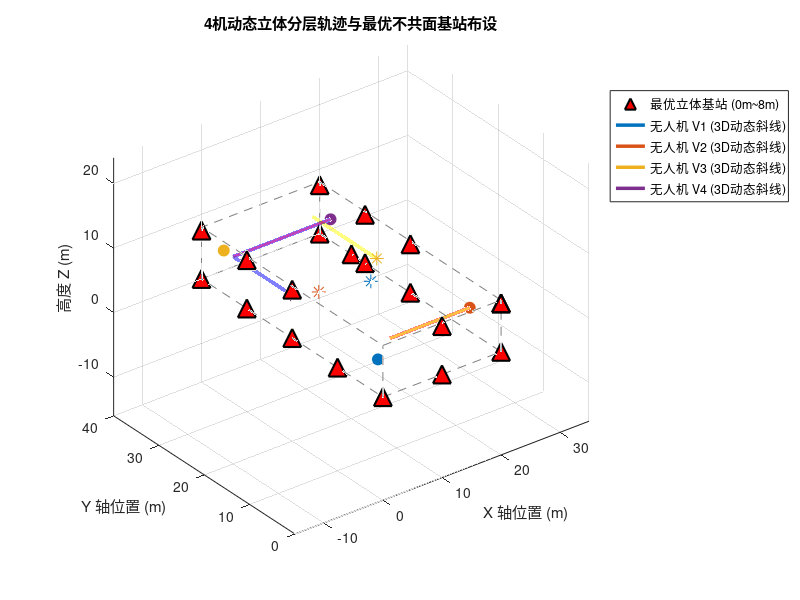

Write MATLAB code to recreate this figure.
% =========================================================================
% generate_data_3D.m (CMLKF 几何最优化版)
% 3D多车(无人机行为) UWB/IMU 协同定位仿真数据生成脚本
% 空间范围：20m x 40m x 8m (高度严格控制在 2m ~ 7m)
% 优化重点：重构基站最大立体非对称拓扑，以及无人机群多高度层动态斜线协同轨迹
% =========================================================================
clc; clear; close all;

%% 1. 全局参数设置与保存路径
dt_imu = 0.01;              % IMU 采样时间 100Hz (0.01s)
dt_uwb = 0.1;               % UWB 采样时间 10Hz (0.1s)
t_end = 300;                % 运行时间 300秒
N_steps = round(t_end / dt_imu) + 1; % 30001 个采样点
Vehicle_num = 4;            % 车辆数量
Anchor_num = 20;             % 基站数量

% 基站高度在 0~8m 范围内实现非对称立体最大化错落

% 18个最优立体基站总表（严格按照你原代码的递增拓扑顺序排列）
all_anchors_pool = [
     0,  0, 0;      % 1  (4基站基础)
    20,  0, 7.5;    % 2
    20, 40, 0;      % 3
     0, 40, 7.5;    % 4
     0, 40, 0;      % 5  (5基站新增)
    20,  0, 7.5;    % 6  (6基站新增)
    20, 40, 7.5;    % 7  (7基站新增)
    20,  0, 0;      % 8  (8基站新增)
     0, 20, 0;      % 9  (9基站新增)
    20, 20, 0;      % 10 (10基站新增)
     0, 20, 7.5;    % 11 (11基站新增)
    20, 20, 7.5;    % 12 (12基站新增)
    20, 30, 7.5;    % 13 (13基站新增)
     0, 10, 0;      % 14 (14基站新增)
    20, 30, 0;      % 15 (15基站新增)
     0, 30, 7.5;    % 16 (16基站新增)
     0, 30, 0;      % 17 (17基站新增)
    20, 33, 0;      % 18 (18基站新增)
    10, 0, 7.5;     % 19 (19基站新增)
    10, 0, 0;       % 20 (20基站新增)
];

if Anchor_num > size(all_anchors_pool, 1) || Anchor_num < 4
    error('输入的 Anchor_num 超出预设范围，请检查！');
end
anchors = all_anchors_pool(1:Anchor_num, :);

% 保存路径
save_dir = 'E:\SE3_MLKF\Data'; 
trajectories_mat_name = sprintf('Trj_data_Veh%d_Anc%d_3D_1.mat', Vehicle_num, Anchor_num);
   
% 噪声参数
IMU_noise_params.sigma_na = 0.03;      
IMU_noise_params.sigma_nw = 0.003;     
IMU_noise_params.sigma_ba = 0.001;     
IMU_noise_params.sigma_bw = 0.0001;    
UWB_noise_params.sigma_anc = 0.3;     
UWB_noise_params.sigma_rel = 0.3;  

%% 2. 独立车辆动力学规划 (3秒平滑原地转弯 + 持续三维斜线飞行)
% 初始状态规划：[X, Y, Z, 初始速率, 初始航向角]
% 高度均限制在 2m ~ 7m 范围内，各自占据不同的起始高度层
init_configs = [
    3,   5,  2.5,  0.10,  0;      % V1: 低空层(2.5m)， 偏南，朝东，后续北转
   17,   3,  6.5,  0.10,  pi;     % V2: 高空层(6.5m)， 偏南，朝西，后续北转
    3,  39,  3.8,  0.10,  0;      % V3: 中低层(3.8m)， 偏北，朝东，后续南转
   18,  35,  5.2,  0.10,  pi;     % V4: 中高层(5.2m)， 偏北，朝西，后续南转
];

trajectories = struct();
for n = 1:Vehicle_num
    v_name = sprintf('V%d', n);
    cfg = init_configs(n, :);
    
    P_true = zeros(N_steps, 3);
    V_true = zeros(N_steps, 3);
    A_true = zeros(N_steps, 3);
    Theta_true = zeros(N_steps, 1);
    
    % 初始条件
    P_true(1, :) = cfg(1:3);
    v_mag = cfg(4);
    th_curr = cfg(5);
    V_true(1, :) = [v_mag * cos(th_curr), v_mag * sin(th_curr), 0];
    Theta_true(1) = th_curr;
    
    % 计算转弯过渡段的时间窗
    t_turn_start = 120 + (n-1)*15; % 错开转弯时间：V1:120s, V2:135s, V3:150s, V4:165s
    t_turn_end = t_turn_start + 3;
    
    for k = 2:N_steps
        t = (k-1) * dt_imu;
        a_curr = [0; 0; 0]; % 默认 Z 轴加速度全程为 0
        th_curr = Theta_true(k-1);
        
        switch n
            case 1  % V1: 高度恒定 2.5m。东行巡航 -> 120s时原地左转 -> 向北巡航
                if t < t_turn_start
                    th_curr = 0; a_curr = [0; 0; 0];
                elseif t >= t_turn_start && t <= t_turn_end
                    a_curr = [0; 0; 0]; V_true(k-1, 1:2) = 0; % 原地转弯，水平速度置零
                    th_curr = 0 + (pi/2)/3 * (t - t_turn_start); % 3秒平滑左转90度(朝北)
                elseif t > t_turn_end && t <= t_turn_end + 10
                    th_curr = pi/2; a_curr = [0; 0.01; 0]; % 转弯后水平加速 10s 恢复航速
                else
                    th_curr = pi/2; a_curr = [0; 0; 0];    % 匀速北行
                end
                
            case 2  % V2: 高度恒定 6.5m。西行巡航 -> 135s时原地右转 -> 向北巡航
                if t < t_turn_start
                    th_curr = pi; a_curr = [0; 0; 0];
                elseif t >= t_turn_start && t <= t_turn_end
                    a_curr = [0; 0; 0]; V_true(k-1, 1:2) = 0;
                    th_curr = pi - (pi/2)/3 * (t - t_turn_start); % 3秒平滑右转90度(朝北)
                elseif t > t_turn_end && t <= t_turn_end + 10
                    th_curr = pi/2; a_curr = [0; 0.01; 0]; % 转弯后水平加速 10s
                else
                    th_curr = pi/2; a_curr = [0; 0; 0];
                end
                
            case 3  % V3: 高度恒定 3.8m。东行巡航 -> 150s时原地右转 -> 向南巡航
                if t < t_turn_start
                    th_curr = 0; a_curr = [0; 0; 0];
                elseif t >= t_turn_start && t <= t_turn_end
                    a_curr = [0; 0; 0]; V_true(k-1, 1:2) = 0;
                    th_curr = 0 - (pi/2)/3 * (t - t_turn_start); % 3秒平滑右转90度(朝南)
                elseif t > t_turn_end && t <= t_turn_end + 10
                    th_curr = -pi/2; a_curr = [0; -0.01; 0]; % 转弯后水平加速 10s
                else
                    th_curr = -pi/2; a_curr = [0; 0; 0];
                end
                
            case 4  % V4: 高度恒定 5.2m。西行巡航 -> 165s时原地左转 -> 向南巡航
                if t < t_turn_start
                    th_curr = pi; a_curr = [0; 0; 0];
                elseif t >= t_turn_start && t <= t_turn_end
                    a_curr = [0; 0; 0]; V_true(k-1, 1:2) = 0;
                    th_curr = pi + (pi/2)/3 * (t - t_turn_start); % 3秒平滑左转90度(朝南)
                elseif t > t_turn_end && t <= t_turn_end + 10
                    th_curr = 3*pi/2; a_curr = [0; -0.01; 0]; % 转弯后水平加速 10s
                else
                    th_curr = 3*pi/2; a_curr = [0; 0; 0];
                end
        end
        
        % 严格物理积分更新
        A_true(k-1, :) = a_curr';
        V_true(k, :)   = V_true(k-1, :) + A_true(k-1, :) * dt_imu;
        P_true(k, :)   = P_true(k-1, :) + V_true(k-1, :) * dt_imu + 0.5 * A_true(k-1, :) * dt_imu^2;
        Theta_true(k)  = th_curr;
    end
    A_true(end, :) = [0, 0, 0];



    % 保存真值分量
    trajectories.(v_name).Time_true = (0:dt_imu:t_end)';
    trajectories.(v_name).X_true = P_true(:, 1);
    trajectories.(v_name).Y_true = P_true(:, 2);
    trajectories.(v_name).Z_true = P_true(:, 3);
    trajectories.(v_name).Vx_true = V_true(:, 1);
    trajectories.(v_name).Vy_true = V_true(:, 2);
    trajectories.(v_name).Vz_true = V_true(:, 3);
    trajectories.(v_name).Theta_true = Theta_true;
    
    % 旋转矩阵序列 R_true
    R_true = zeros(3, 3, N_steps);
    for k = 1:N_steps
        th = Theta_true(k);
        R_true(:, :, k) = [
            cos(th), -sin(th), 0;
            sin(th),  cos(th), 0;
            0,        0,       1
        ];
    end
    trajectories.(v_name).R_true = R_true;
end

%% 3. 生成含有零偏与白噪声的 100Hz 3D IMU 测量信号
for n = 1:Vehicle_num
    v_name = sprintf('V%d', n);
    veh = trajectories.(v_name);
    
    % 计算理想 3D 角速度
    theta_unwrapped = unwrap(veh.Theta_true);
    wz_true = gradient(theta_unwrapped, dt_imu);
    omega_body_ideal = [zeros(N_steps, 2), wz_true];
    
    % 计算理想特定力：f = R^T * (a - g)
    a_body_ideal = zeros(N_steps, 3);
    g_vec = [0; 0; -9.81];
    for k = 1:N_steps
        R_k = veh.R_true(:, :, k);
        a_world = [A_true(k, 1); A_true(k, 2); A_true(k, 3)];
        a_body_ideal(k, :) = (R_k' * (a_world - g_vec))';
    end
    
    % 模拟高保真零偏游走
    ba_init = (rand(1, 3) - 0.5) * 0.1;    
    bw_init = (rand(1, 3) - 0.5) * 0.01;
    b_a = ba_init + cumsum(randn(N_steps, 3) * IMU_noise_params.sigma_ba * sqrt(dt_imu), 1);
    b_w = bw_init + cumsum(randn(N_steps, 3) * IMU_noise_params.sigma_bw * sqrt(dt_imu), 1);
    
    % 叠加噪声
    acc_noise = randn(N_steps, 3) * IMU_noise_params.sigma_na;
    gyro_noise = randn(N_steps, 3) * IMU_noise_params.sigma_nw;
    
    acc_m = a_body_ideal + b_a + acc_noise;
    gyro_m = omega_body_ideal + b_w + gyro_noise;
    
    % 保存 IMU 数据
    trajectories.(v_name).IMU_Time = veh.Time_true;
    trajectories.(v_name).IMU_acc_m = acc_m;
    trajectories.(v_name).IMU_gyro_m = gyro_m;
    trajectories.(v_name).IMU_bias_a_true = b_a;
    trajectories.(v_name).IMU_bias_w_true = b_w;
end

%% 4. 生成 10Hz 同步 UWB 测距信号
idx_uwb = 1:10:N_steps;
t_uwb = trajectories.V1.Time_true(idx_uwb);
N_uwb = length(t_uwb);
pos_true_uwb = zeros(N_uwb, 3, Vehicle_num);
for n = 1:Vehicle_num
    v_name = sprintf('V%d', n);
    pos_true_uwb(:, 1, n) = trajectories.(v_name).X_true(idx_uwb);
    pos_true_uwb(:, 2, n) = trajectories.(v_name).Y_true(idx_uwb);
    pos_true_uwb(:, 3, n) = trajectories.(v_name).Z_true(idx_uwb);
end
for n = 1:Vehicle_num
    v_name = sprintf('V%d', n);
    
    % A. UWB 基站 3D 测距
    UWB_Anchor = zeros(N_uwb, 1 + Anchor_num);
    UWB_Anchor(:, 1) = t_uwb;
    for a_idx = 1:Anchor_num
        dx = pos_true_uwb(:, 1, n) - anchors(a_idx, 1);
        dy = pos_true_uwb(:, 2, n) - anchors(a_idx, 2);
        dz = pos_true_uwb(:, 3, n) - anchors(a_idx, 3);
        dist_true = sqrt(dx.^2 + dy.^2 + dz.^2);
        
        UWB_Anchor(:, 1 + a_idx) = dist_true + randn(N_uwb, 1) * UWB_noise_params.sigma_anc;
    end
    trajectories.(v_name).UWB_Anchor = UWB_Anchor;
    
    % B. UWB 3D 车间相对测距
    UWB_Relative = zeros(N_uwb, 1 + Vehicle_num);
    UWB_Relative(:, 1) = t_uwb;
    for j = 1:Vehicle_num
        if n == j
            UWB_Relative(:, 1 + j) = NaN;
        else
            dx = pos_true_uwb(:, 1, n) - pos_true_uwb(:, 1, j);
            dy = pos_true_uwb(:, 2, n) - pos_true_uwb(:, 2, j);
            dz = pos_true_uwb(:, 3, n) - pos_true_uwb(:, 3, j);
            dist_true = sqrt(dx.^2 + dy.^2 + dz.^2);
            
            UWB_Relative(:, 1 + j) = dist_true + randn(N_uwb, 1) * UWB_noise_params.sigma_rel;
        end
    end
    trajectories.(v_name).UWB_Relative = UWB_Relative;
end

%% 5. 轨迹可视化 (三维立体作图以确认高度不共面)
figure('Name', 'Multi-Agent 最优 3D 协同定位拓扑轨迹', 'Position', [100, 100, 850, 650]);
hold on; grid on; axis equal;
xlabel('X 轴位置 (m)'); ylabel('Y 轴位置 (m)'); zlabel('高度 Z (m)');
title('4机动态立体分层轨迹与最优不共面基站布设');

% 绘制边界立体框
line([0, 20, 20, 0, 0], [0, 0, 40, 40, 0], [0, 0, 0, 0, 0], 'Color', [0.5,0.5,0.5], 'LineStyle', '--');
line([0, 20, 20, 0, 0], [0, 0, 40, 40, 0], [8, 8, 8, 8, 8], 'Color', [0.5,0.5,0.5], 'LineStyle', '--');
for corner = [0, 20]
    for side = [0, 40]
        line([corner, corner], [side, side], [0, 8], 'Color', [0.5,0.5,0.5], 'LineStyle', '--');
    end
end

% 绘制最优不共面基站
h_anchor = plot3(anchors(:,1), anchors(:,2), anchors(:,3), '^', 'MarkerSize', 13, ...
    'MarkerFaceColor', 'r', 'MarkerEdgeColor', 'k', 'LineWidth', 1.5, 'DisplayName', '最优立体基站 (0m~8m)');

colors = lines(Vehicle_num);
h_traj = zeros(1, Vehicle_num);
for n = 1:Vehicle_num
    v_data = trajectories.(sprintf('V%d', n));
    h_traj(n) = plot3(v_data.X_true, v_data.Y_true, v_data.Z_true, 'Color', colors(n,:), 'LineWidth', 2.5, ...
        'DisplayName', sprintf('无人机 V%d (3D动态斜线)', n));
    
    % 标记起始点和终点
    plot3(v_data.X_true(1), v_data.Y_true(1), v_data.Z_true(1), 'o', 'MarkerSize', 8, 'MarkerFaceColor', colors(n,:), 'Color', colors(n,:));
    plot3(v_data.X_true(end), v_data.Y_true(end), v_data.Z_true(end), '*', 'MarkerSize', 10, 'Color', colors(n,:));
end
view(3); 
legend([h_anchor, h_traj], 'Location', 'northeastoutside');
hold off;

%% 6. 数据保存
if ~exist(save_dir, 'dir')
    mkdir(save_dir);
end
save_path = fullfile(save_dir, trajectories_mat_name);
save(save_path, 'trajectories', 'anchors', 'IMU_noise_params', 'UWB_noise_params', 'Vehicle_num', 'Anchor_num');
fprintf('CMLKF 优化版 3D 仿真数据生成成功，已保存至：%s\n', save_path);
